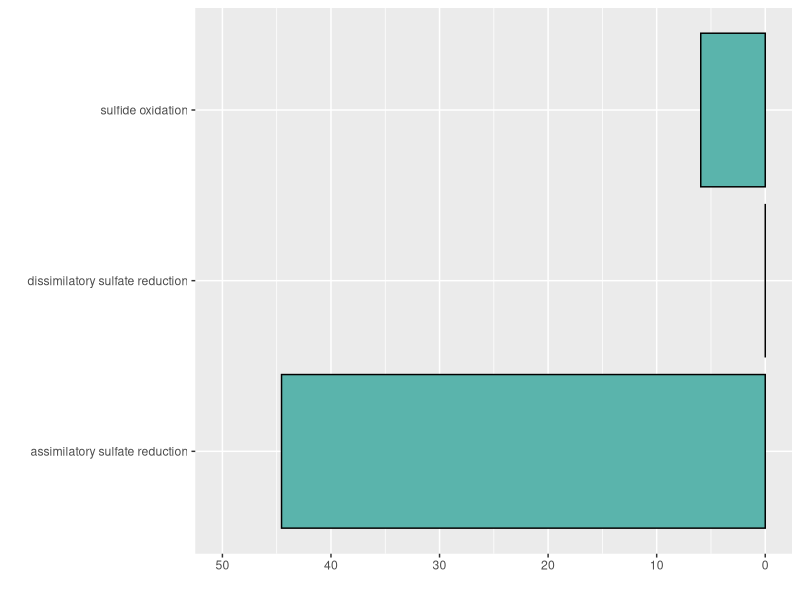
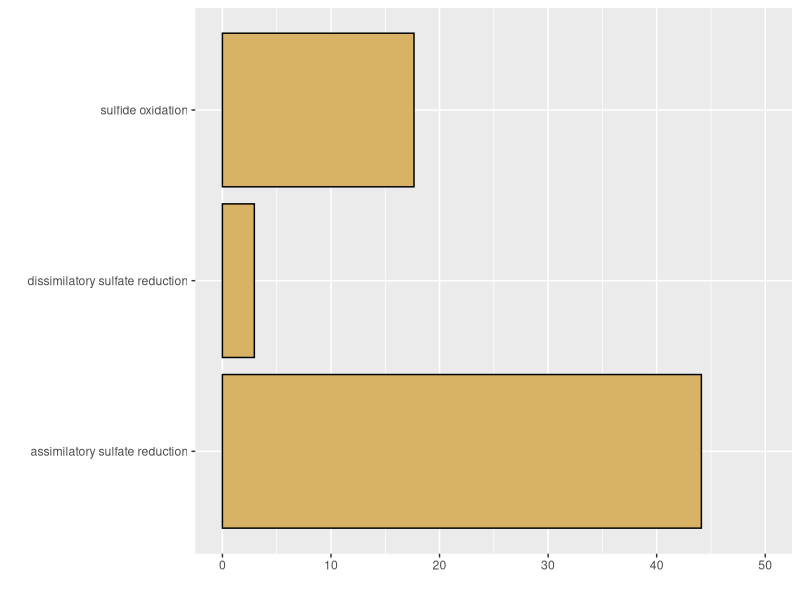

The R script that drew these images, in order: (Note: this script raises an error after producing the figures.)
# Make plot of # genomes with sulfur genes
library(ggplot2)
library(cowplot)

types <- c("assimilatory sulfate reduction", "dissimilatory sulfate reduction", "sulfide oxidation")
me <- c(45, 0, 6)
tb <- c(45, 3, 18)
me <- me/101 * 100
tb <- tb/102 * 100

ME.plot <- data.frame(types, me)
TB.plot <- data.frame(types, tb)

me_sulfur <- ggplot(data = ME.plot, aes(x = types, y = me)) + geom_bar(stat = "identity", fill = "#5ab4ac", color = "black") + labs(x = "", y = "") + coord_flip() + scale_y_reverse(limits = c(50, 0))

tb_sulfur <- ggplot(data = TB.plot, aes(x = types, y = tb)) + geom_bar(stat = "identity", fill = "#d8b365", color = "black") + labs(x = "", y = "") + coord_flip() + ylim(0, 50)

save_plot("C:/Users/Alex/Desktop/MAGstravaganza/Plots/me_sulfur.pdf", me_sulfur, base_height = 4, base_aspect_ratio = 1.5)
save_plot("C:/Users/Alex/Desktop/MAGstravaganza/Plots/tb_sulfur.pdf", tb_sulfur, base_height = 4, base_aspect_ratio = 1.5)

